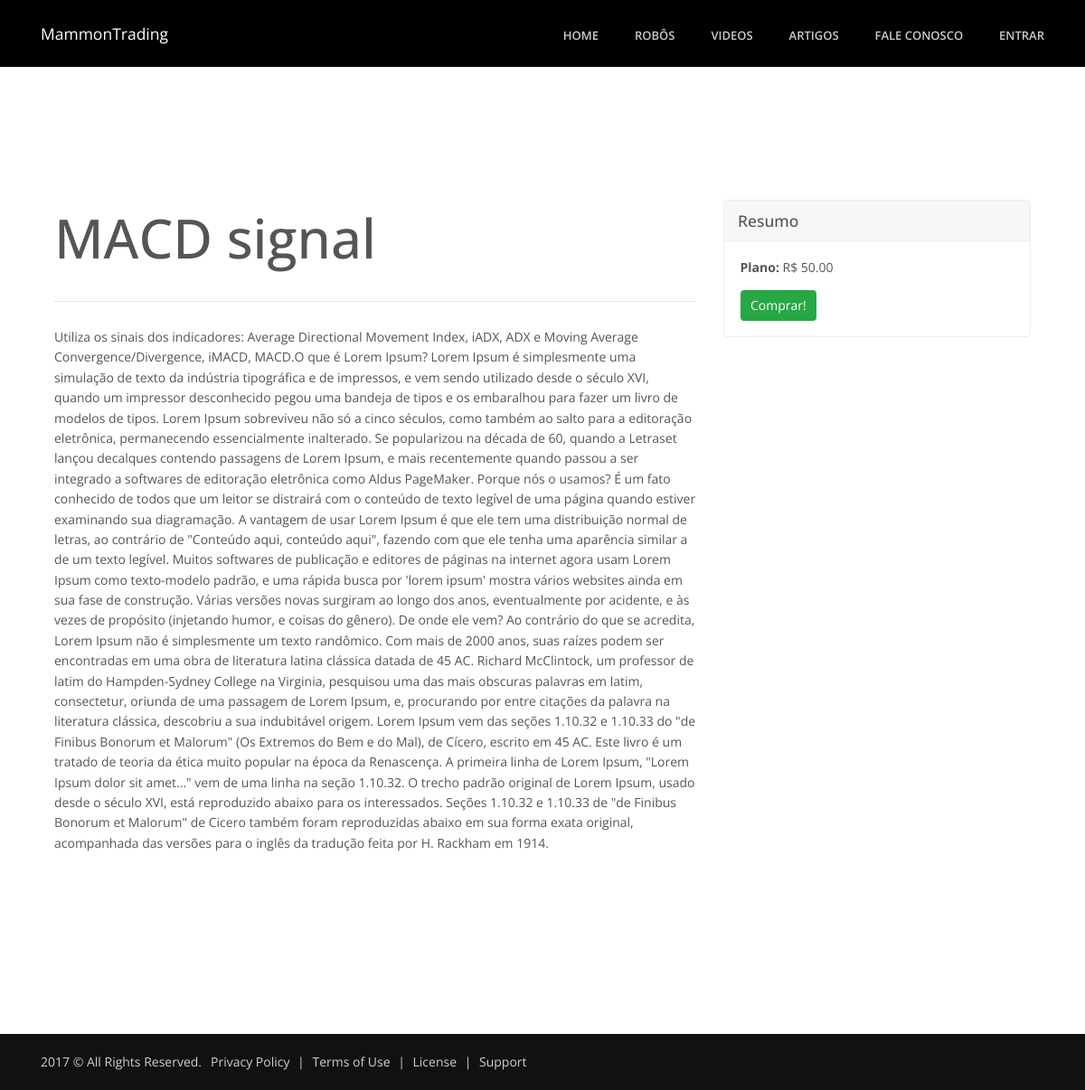
The app's page /robos/macd-signal/ with its own data.
### robo/models.py (models this page shows, shortened)
class Robo(models.Model):
    TIPO = {
        (0, 'Conservador'),
        (1, 'Moderado'),
        (2, 'Arrojado'),
    }
    nome = models.CharField('Nome', max_length=100)
    slug = models.SlugField('Slug', max_length=100)
    imagem = models.ImageField(upload_to='imagens', verbose_name='Imagem')
    preco = models.DecimalField('Preco', decimal_places=2, max_digits=6)
    descricao = models.TextField('Descricao')
    criado_em = models.DateTimeField('Criado em', auto_now_add=True)
    atualizado_em = models.DateTimeField('Atualizado em', auto_now=True)
    tipo = models.IntegerField('Tipo', choices=TIPO, default=0, blank=True)
    class Meta:
        verbose_name = 'Robo'
        verbose_name_plural = 'Robos'
        ordering = ['nome']

### robo/templates/robo/robo_detail.html (shortened to what this page needs)
{% extends 'core/base.html' %}
{% load static %}
{% block content %}
    <div class="container">
        <div class="row">
            <div class="col-md-8">
                <h1 class="mt-4">{{ object.nome }}</h1>
                <hr>
                {{ object.descricao|safe }}
            </div>
            <div class="col-md-4">
                <div class="card my-4">
                    <h5 class="card-header">Resumo</h5>
                    <div class="card-body">
                        <div class="input-group">
                            <p><strong>Plano:</strong> R$ {{ object.preco }}</p>
                        </div>
                        <form action="{% url 'robo:compra' object.slug %}" method='POST'>
                            <div class="input-group">
                            <span class="input-group-btn">
                                <button class="btn btn-success" type="submit">Comprar!</button>
                            </span>
                            </div>
                        </form>
                    </div>
                </div>
            </div>
        </div>
    </div>
{% endblock %}

### core/static/assets/css/unify-core.css (style rules this page uses)
html { font-size: 14px; overflow-x: hidden; }
body { font-weight: 400; font-size: 1rem; font-family: "Open Sans", Helvetica, Arial, sans-serif; line-height: 1.6; color: #555; -webkit-font-smoothing: antialiased; -moz-osx-font-smoothing: grayscale; -moz-font-feature-settings: "liga", "kern"; text-rendering: optimizelegibility; background-color: #fff; }
.h1, .h2, .h3, .h4, .h5, .h6, .h7, h1, h2, h3, h4, h5, h6 { line-height: 1.4; }

### core/static/assets/css/custom.css (style rules this page uses)
h1 { font-size: 60px !important; }

### records on screen
Robo: nome "MACD signal", descricao "Utiliza os sinais dos indicadores: Average Directional Movement Index, iADX, ADX e Moving Average Convergence/Divergence, iMACD, MACD.O que é Lorem Ipsum? Lorem Ipsum é simplesmente uma simulação de texto da indústria tipográfica e de impressos, e vem sendo utilizado desde o século XVI, quando um impressor desconhecido pegou uma bandeja de tipos e os embaralhou para fazer um livro de modelos de tipos. Lorem Ipsum sobreviveu não só a cinco séculos, como também ao salto para a editoração eletrônica, permanecendo essencialmente inalterado. Se popularizou na década de 60, quando a Letraset lançou decalques contendo passagens de Lorem Ipsum, e mais recentemente quando passou a ser integrado a…", preco "50.00"
